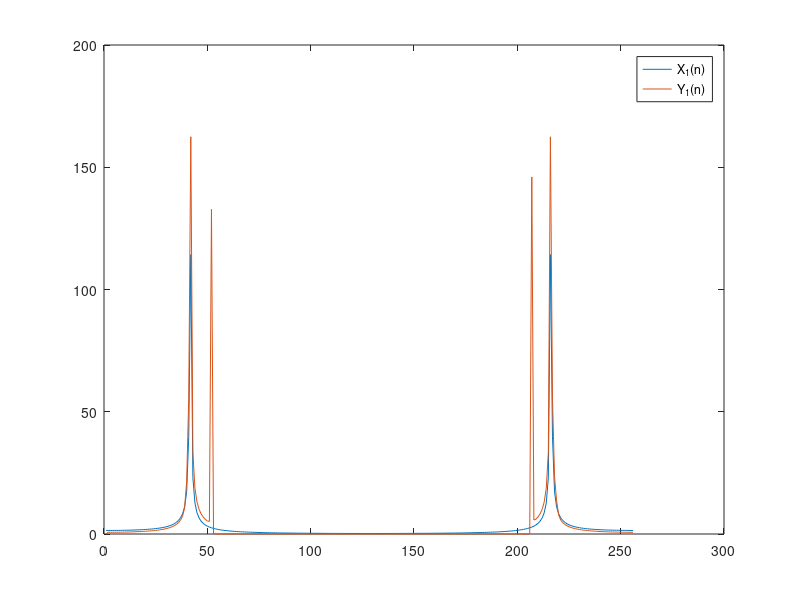
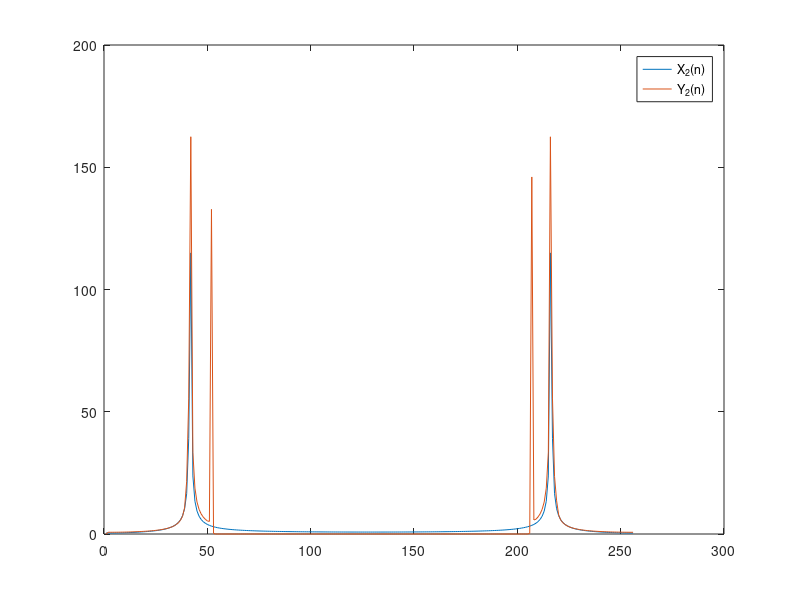
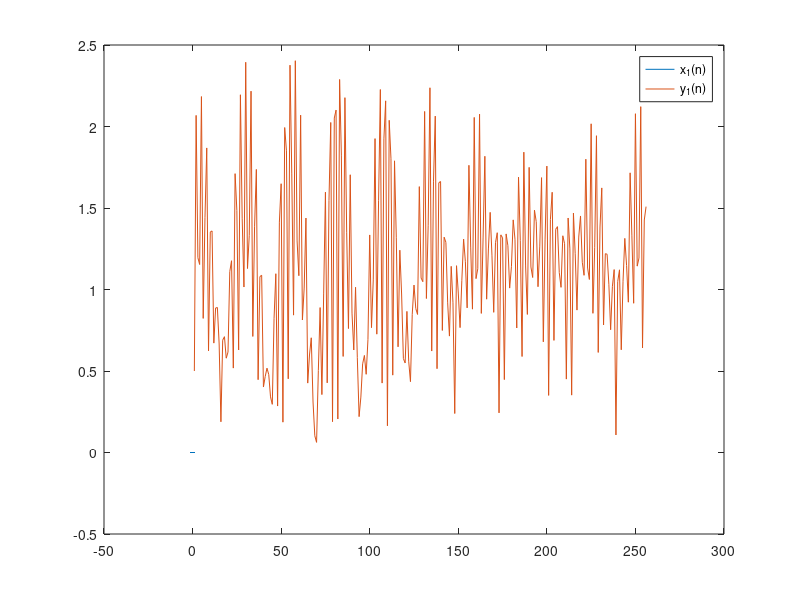
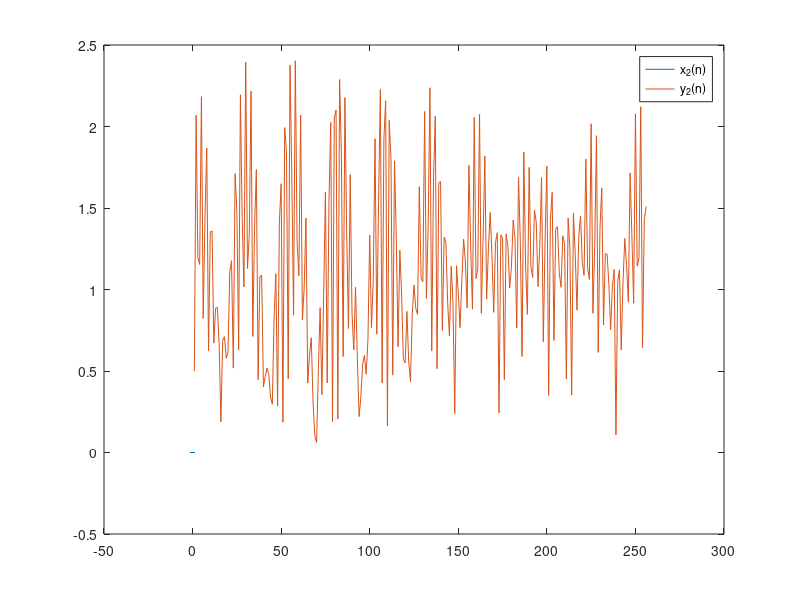

Recreate these plots in MATLAB, in order.
clear all;
close all;

L = 10000;    % lunghezza input x1 e x2 e output y1 e y2
M = 256;      % lunghezza dei filtri c11, c12, c21, c22
N = 1024;     % lunghezza dei filtri da calcolare h11, h12, h21, h22

t = 0:L-1;
x1 = sin(t)';
x2 = cos(t)';

c11 = fir1(M-1,0.3);    % HRIR input 1 output 1
c12 = fir1(M-1,0.4);    % HRIR input 2 output 1
c21 = fir1(M-1,0.3);    % HRIR input 1 output 2
c22 = fir1(M-1,0.4);    % HRIR input 2 output 2

H11 = zeros(M,1);     % filtro da calcolare input 1 output 1
H12 = zeros(M,1);     % filtro da calcolare input 2 output 1
H21 = zeros(M,1);     % filtro da calcolare input 1 output 2
H22 = zeros(M,1);     % filtro da calcolare input 2 output 2

C11 = fft(c11);
C12 = fft(c12);
C21 = fft(c21);
C22 = fft(c22);

X1 = fft(x1, M);
X2 = fft(x2, M);

C_prev = [C11(1) C12(1); C21(1) C22(1)];
beta = 1;
B = [1 0; 0 1];

for n = 2:M
    C = [C11(n) C12(n); C21(n) C22(n)];
    H = (C_prev'*C+beta*B'*B)^(-1)*C_prev'; 
    H11(n) = H(1, 1);
    H12(n) = H(1, 2);
    H21(n) = H(2, 1);
    H22(n) = H(2, 2);
    C_prev = C;
end

h11 = ifft(H11);
h12 = ifft(H12);
h21 = ifft(H21);
h22 = ifft(H22);

for n = 1:M
    Y(:,n) = [C11(n) C12(n); C21(n) C22(n)]*[H11(n) H12(n); H21(n) H22(n)]*[X1(n); X2(n)];
end

y1 = abs(ifft(Y(1,:)));
y2 = abs(ifft(Y(2,:)));

figure;
plot(abs(X1)); hold on; plot(abs(Y(1,:)));
legend('X_1(n)', 'Y_1(n)');
figure;
plot(abs(X2)); hold on; plot(abs(Y(2,:)));
legend('X_2(n)', 'Y_2(n)'); 

figure;
plot(ifft(X1)); hold on; plot(y1);
legend('x_1(n)', 'y_1(n)');
figure;
plot(ifft(X2)); hold on; plot(y2);
legend('x_2(n)', 'y_2(n)'); 